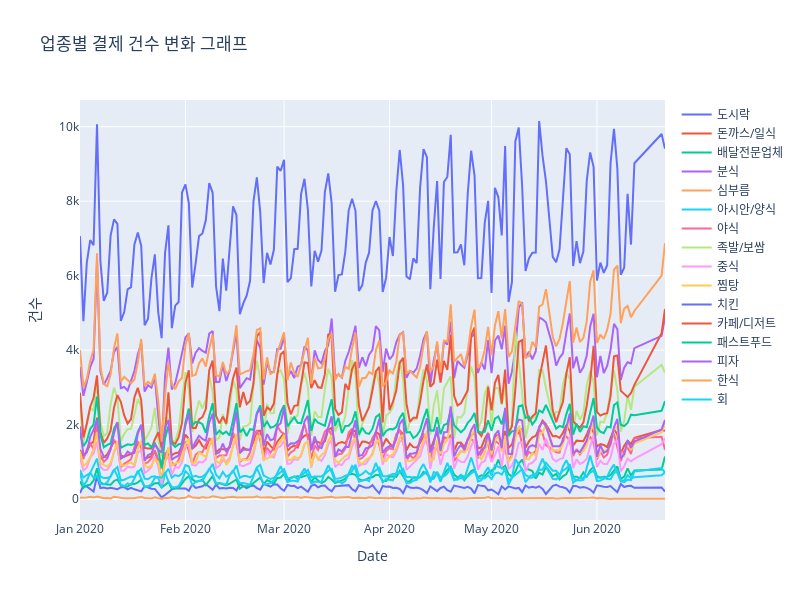

Notebook source saved alongside this figure:
### Code cell
category_ls = list(del_category.DLVR_STORE_INDUTY_NM.unique())
fig = tools.make_subplots(rows=1, cols=1)
change_df = []

for category in category_ls:
    df = del_category[del_category["DLVR_STORE_INDUTY_NM"]==category]
    df.reset_index(drop=True, inplace=True)
    ax = go.Scatter(
        x = df["PROCESS_DT"],
        y = df['count'],
        name = category,
        mode = "lines",
        marker = dict(size=3, line=dict(width=1))
)
    fig.append_trace(ax, 1, 1)
    
    # 1월 중간 2주 (화 to 화)
    jan_df = df.loc[6:20]["count"].sum()
    # 5월 중간 2주 (화 to 화)
    may_df = df.loc[132:146]["count"].sum()
    
    change_df.append({"업종": category,
                      "배달 변화량" : round((may_df-jan_df)/jan_df*100,3)})

fig.update_xaxes(title_text="Date", row=1, col=1)
fig.update_yaxes(title_text="건수")
fig["layout"].update(height=600, width = 800, title = "업종별 결제 건수 변화 그래프")
plotly.offline.iplot(fig)

### Figure 1 — Plotly figure (JSON) as saved in the notebook; plotly's stock layout.template omitted (floating-point values rounded to 4 significant figures; data arrays with more than 128 entries replaced by an {"elided": "..."} marker saying what was removed)
{"data": [{"marker": {"line": {"width": 1}, "size": 3}, "mode": "lines", "name": "도시락", "type": "scatter", "x": {"elided": "165 str values"}, "xaxis": "x", "y": {"elided": "165 int values"}, "yaxis": "y"}, {"marker": {"line": {"width": 1}, "size": 3}, "mode": "lines", "name": "돈까스/일식", "type": "scatter", "x": {"elided": "165 str values"}, "xaxis": "x", "y": {"elided": "165 int values"}, "yaxis": "y"}, {"marker": {"line": {"width": 1}, "size": 3}, "mode": "lines", "name": "배달전문업체", "type": "scatter", "x": {"elided": "165 str values"}, "xaxis": "x", "y": {"elided": "165 int values"}, "yaxis": "y"}, {"marker": {"line": {"width": 1}, "size": 3}, "mode": "lines", "name": "분식", "type": "scatter", "x": {"elided": "165 str values"}, "xaxis": "x", "y": {"elided": "165 int values"}, "yaxis": "y"}, {"marker": {"line": {"width": 1}, "size": 3}, "mode": "lines", "name": "심부름", "type": "scatter", "x": {"elided": "165 str values"}, "xaxis": "x", "y": {"elided": "165 int values"}, "yaxis": "y"}, {"marker": {"line": {"width": 1}, "size": 3}, "mode": "lines", "name": "아시안/양식", "type": "scatter", "x": {"elided": "165 str values"}, "xaxis": "x", "y": {"elided": "165 int values"}, "yaxis": "y"}, {"marker": {"line": {"width": 1}, "size": 3}, "mode": "lines", "name": "야식", "type": "scatter", "x": {"elided": "165 str values"}, "xaxis": "x", "y": {"elided": "165 int values"}, "yaxis": "y"}, {"marker": {"line": {"width": 1}, "size": 3}, "mode": "lines", "name": "족발/보쌈", "type": "scatter", "x": {"elided": "165 str values"}, "xaxis": "x", "y": {"elided": "165 int values"}, "yaxis": "y"}, {"marker": {"line": {"width": 1}, "size": 3}, "mode": "lines", "name": "중식", "type": "scatter", "x": {"elided": "165 str values"}, "xaxis": "x", "y": {"elided": "165 int values"}, "yaxis": "y"}, {"marker": {"line": {"width": 1}, "size": 3}, "mode": "lines", "name": "찜탕", "type": "scatter", "x": {"elided": "165 str values"}, "xaxis": "x", "y": {"elided": "165 int values"}, "yaxis": "y"}, {"marker": {"line": {"width": 1}, "size": 3}, "mode": "lines", "name": "치킨", "type": "scatter", "x": {"elided": "165 str values"}, "xaxis": "x", "y": {"elided": "165 int values"}, "yaxis": "y"}, {"marker": {"line": {"width": 1}, "size": 3}, "mode": "lines", "name": "카페/디저트", "type": "scatter", "x": {"elided": "165 str values"}, "xaxis": "x", "y": {"elided": "165 int values"}, "yaxis": "y"}, {"marker": {"line": {"width": 1}, "size": 3}, "mode": "lines", "name": "패스트푸드", "type": "scatter", "x": {"elided": "165 str values"}, "xaxis": "x", "y": {"elided": "165 int values"}, "yaxis": "y"}, {"marker": {"line": {"width": 1}, "size": 3}, "mode": "lines", "name": "피자", "type": "scatter", "x": {"elided": "165 str values"}, "xaxis": "x", "y": {"elided": "165 int values"}, "yaxis": "y"}, {"marker": {"line": {"width": 1}, "size": 3}, "mode": "lines", "name": "한식", "type": "scatter", "x": {"elided": "165 str values"}, "xaxis": "x", "y": {"elided": "165 int values"}, "yaxis": "y"}, {"marker": {"line": {"width": 1}, "size": 3}, "mode": "lines", "name": "회", "type": "scatter", "x": {"elided": "165 str values"}, "xaxis": "x", "y": {"elided": "165 int values"}, "yaxis": "y"}], "layout": {"height": 600, "title": {"text": "업종별 결제 건수 변화 그래프"}, "width": 800, "xaxis": {"anchor": "y", "domain": [0, 1], "title": {"text": "Date"}}, "yaxis": {"anchor": "x", "domain": [0, 1], "title": {"text": "건수"}}}}
